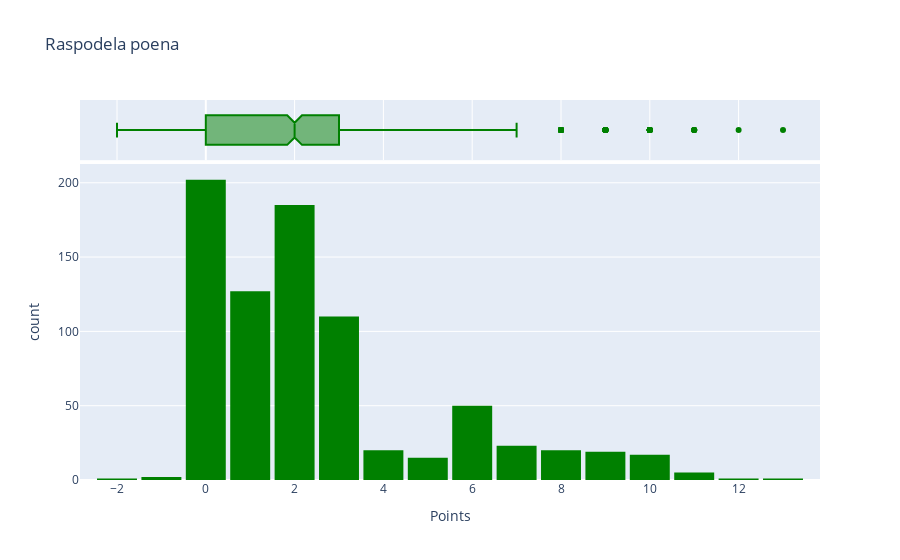

Notebook code for this chart:
### Code cell
fig=px.histogram(df_gk,
                 x='Points',
                 marginal='box',
                 nbins=30,
                 title='Raspodela poena',
                 color_discrete_sequence=['green'])

fig.update_layout(bargap=0.1)
fig.show()

### Figure 1 — Plotly figure (JSON) as saved in the notebook; plotly's stock layout.template omitted (floating-point values rounded to 4 significant figures; data arrays with more than 128 entries replaced by an {"elided": "..."} marker saying what was removed)
{"data": [{"alignmentgroup": "True", "bingroup": "x", "hovertemplate": "Points=%{x}<br>count=%{y}<extra></extra>", "legendgroup": "", "marker": {"color": "green", "pattern": {"shape": ""}}, "name": "", "nbinsx": 30, "offsetgroup": "", "orientation": "v", "showlegend": false, "type": "histogram", "x": {"elided": "798 int values"}, "xaxis": "x", "yaxis": "y"}, {"alignmentgroup": "True", "hovertemplate": "Points=%{x}<extra></extra>", "legendgroup": "", "marker": {"color": "green"}, "name": "", "notched": true, "offsetgroup": "", "showlegend": false, "type": "box", "x": {"elided": "798 int values"}, "xaxis": "x2", "yaxis": "y2"}], "layout": {"bargap": 0.1, "barmode": "relative", "legend": {"tracegroupgap": 0}, "title": {"text": "Raspodela poena"}, "xaxis": {"anchor": "y", "domain": [0, 1], "title": {"text": "Points"}}, "xaxis2": {"anchor": "y2", "domain": [0, 1], "matches": "x", "showgrid": true, "showticklabels": false}, "yaxis": {"anchor": "x", "domain": [0, 0.8316], "title": {"text": "count"}}, "yaxis2": {"anchor": "x2", "domain": [0.8416, 1], "matches": "y2", "showgrid": false, "showline": false, "showticklabels": false, "ticks": ""}}}
